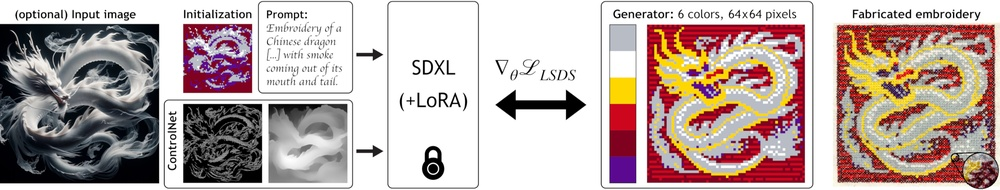
#> input picture paper/teaser.jpg, 1000 x 190 px, shrunk from 2637 x 500 before the run
$ python -i canny_edge.py   (imports and definitions only)
#> lines starting #> are read from the running program, lines starting #| are printed output that depends on the picture
from PIL import Image, ImageFilter
import numpy as np
import cv2

def canny_edge(image: Image, min_threshold = 100, max_threshold = 200, blur = False, blur_radius = 1):
    if blur:
        image = image.filter(ImageFilter.GaussianBlur(radius=blur_radius))
    img = np.array(image)
    img = cv2.Canny(img, min_threshold, max_threshold)
    img = img[:, :, None]
    img = np.concatenate([img, img, img], axis=2)
    img = Image.fromarray(img)
    return img

>>> from PIL import Image
>>> picture = Image.open('../paper/teaser.jpg')
#> picture is the input picture: PIL image 1000x190 RGB; mean R, G, B 188, 171.4, 167.1
>>> result = canny_edge(picture)
#> in canny_edge, `img = cv2.Canny(img, min_threshold, max_threshold)`:
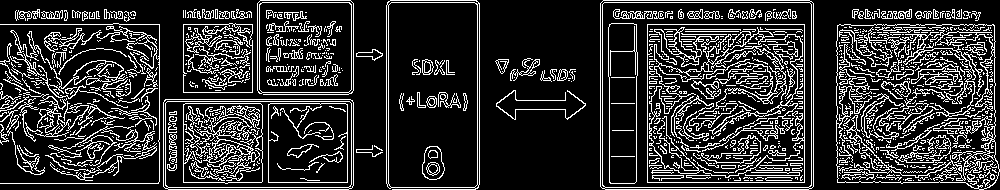
#> img: shape (190, 1000); 19.2% white in thin lines or dots
#> in canny_edge, `img = np.concatenate([img, img, img], axis=2)`: img: shape (190, 1000, 3); 19.2% white in thin lines or dots
